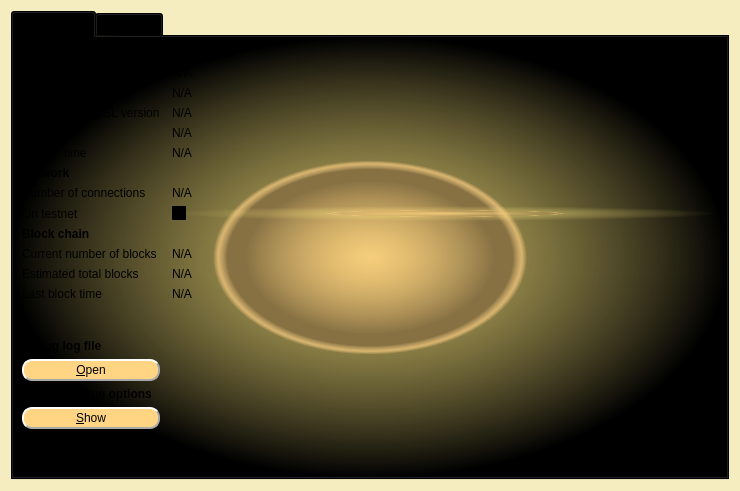
<?xml version="1.0" encoding="UTF-8"?>
<ui version="4.0">
 <class>RPCConsole</class>
 <widget class="QDialog" name="RPCConsole">
  <property name="geometry">
   <rect>
    <x>0</x>
    <y>0</y>
    <width>740</width>
    <height>491</height>
   </rect>
  </property>
  <property name="font">
   <font>
    <family>Ubuntu</family>
   </font>
  </property>
  <property name="windowTitle">
   <string>BitBar - Debug window</string>
  </property>
  <property name="styleSheet">
   <string notr="true">background-color: rgb(245,237,191);</string>
  </property>
  <layout class="QVBoxLayout" name="verticalLayout_2">
   <item>
    <widget class="QTabWidget" name="tabWidget">
     <property name="styleSheet">
      <string notr="true">QWidget{background-color: qradialgradient(spread:pad, cx:0.5, cy:0.5, radius:0.5, fx:0.5, fy:0.5, stop:0 rgba(255, 213,127, 206), stop:0.35 rgba(255, 213,127, 80), stop:0.4 rgba(255, 213,127, 80), stop:0.425 rgba(255, 213, 132, 156), stop:0.44 rgba(255, 233, 128, 80), stop:1 rgba(255, 255, 255, 0)); color yellow} QLabel{background-color:rgba(255,255,255,0)} QPushButton{padding: 2px 10px 2px 10px; background-color:rgb(255,213,132); color:black; border-style: outset; border-width: 2px; border-radius: 10px; border-color: darkgrey} QMenu{padding: 2px 10px 2px 10px;background-color:rgb(235,227,181);border:2px solid grey}</string>
     </property>
     <property name="currentIndex">
      <number>0</number>
     </property>
     <widget class="QWidget" name="tab_info">
      <attribute name="title">
       <string>&amp;Information</string>
      </attribute>
      <layout class="QGridLayout" name="gridLayout" columnstretch="0,1">
       <property name="horizontalSpacing">
        <number>12</number>
       </property>
       <item row="0" column="0">
        <widget class="QLabel" name="label_9">
         <property name="font">
          <font>
           <weight>75</weight>
           <bold>true</bold>
          </font>
         </property>
         <property name="text">
          <string>BitBar Core</string>
         </property>
        </widget>
       </item>
       <item row="1" column="0">
        <widget class="QLabel" name="label_5">
         <property name="text">
          <string>Client name</string>
         </property>
        </widget>
       </item>
       <item row="1" column="1">
        <widget class="QLabel" name="clientName">
         <property name="cursor">
          <cursorShape>IBeamCursor</cursorShape>
         </property>
         <property name="text">
          <string>N/A</string>
         </property>
         <property name="textFormat">
          <enum>Qt::PlainText</enum>
         </property>
         <property name="textInteractionFlags">
          <set>Qt::LinksAccessibleByMouse|Qt::TextSelectableByKeyboard|Qt::TextSelectableByMouse</set>
         </property>
        </widget>
       </item>
       <item row="2" column="0">
        <widget class="QLabel" name="label_6">
         <property name="text">
          <string>Client version</string>
         </property>
        </widget>
       </item>
       <item row="2" column="1">
        <widget class="QLabel" name="clientVersion">
         <property name="cursor">
          <cursorShape>IBeamCursor</cursorShape>
         </property>
         <property name="text">
          <string>N/A</string>
         </property>
         <property name="textFormat">
          <enum>Qt::PlainText</enum>
         </property>
         <property name="textInteractionFlags">
          <set>Qt::LinksAccessibleByMouse|Qt::TextSelectableByKeyboard|Qt::TextSelectableByMouse</set>
         </property>
        </widget>
       </item>
       <item row="3" column="0">
        <widget class="QLabel" name="label_14">
         <property name="text">
          <string>Using OpenSSL version</string>
         </property>
         <property name="indent">
          <number>10</number>
         </property>
        </widget>
       </item>
       <item row="3" column="1">
        <widget class="QLabel" name="openSSLVersion">
         <property name="cursor">
          <cursorShape>IBeamCursor</cursorShape>
         </property>
         <property name="text">
          <string>N/A</string>
         </property>
         <property name="textFormat">
          <enum>Qt::PlainText</enum>
         </property>
         <property name="textInteractionFlags">
          <set>Qt::LinksAccessibleByMouse|Qt::TextSelectableByKeyboard|Qt::TextSelectableByMouse</set>
         </property>
        </widget>
       </item>
       <item row="4" column="0">
        <widget class="QLabel" name="label_12">
         <property name="text">
          <string>Build date</string>
         </property>
        </widget>
       </item>
       <item row="4" column="1">
        <widget class="QLabel" name="buildDate">
         <property name="cursor">
          <cursorShape>IBeamCursor</cursorShape>
         </property>
         <property name="text">
          <string>N/A</string>
         </property>
         <property name="textFormat">
          <enum>Qt::PlainText</enum>
         </property>
         <property name="textInteractionFlags">
          <set>Qt::LinksAccessibleByMouse|Qt::TextSelectableByKeyboard|Qt::TextSelectableByMouse</set>
         </property>
        </widget>
       </item>
       <item row="5" column="0">
        <widget class="QLabel" name="label_13">
         <property name="text">
          <string>Startup time</string>
         </property>
        </widget>
       </item>
       <item row="5" column="1">
        <widget class="QLabel" name="startupTime">
         <property name="cursor">
          <cursorShape>IBeamCursor</cursorShape>
         </property>
         <property name="text">
          <string>N/A</string>
         </property>
         <property name="textFormat">
          <enum>Qt::PlainText</enum>
         </property>
         <property name="textInteractionFlags">
          <set>Qt::LinksAccessibleByMouse|Qt::TextSelectableByKeyboard|Qt::TextSelectableByMouse</set>
         </property>
        </widget>
       </item>
       <item row="6" column="0">
        <widget class="QLabel" name="label_11">
         <property name="font">
          <font>
           <weight>75</weight>
           <bold>true</bold>
          </font>
         </property>
         <property name="text">
          <string>Network</string>
         </property>
        </widget>
       </item>
       <item row="7" column="0">
        <widget class="QLabel" name="label_7">
         <property name="text">
          <string>Number of connections</string>
         </property>
        </widget>
       </item>
       <item row="7" column="1">
        <widget class="QLabel" name="numberOfConnections">
         <property name="cursor">
          <cursorShape>IBeamCursor</cursorShape>
         </property>
         <property name="text">
          <string>N/A</string>
         </property>
         <property name="textFormat">
          <enum>Qt::PlainText</enum>
         </property>
         <property name="textInteractionFlags">
          <set>Qt::LinksAccessibleByMouse|Qt::TextSelectableByKeyboard|Qt::TextSelectableByMouse</set>
         </property>
        </widget>
       </item>
       <item row="8" column="0">
        <widget class="QLabel" name="label_8">
         <property name="text">
          <string>On testnet</string>
         </property>
        </widget>
       </item>
       <item row="8" column="1">
        <widget class="QCheckBox" name="isTestNet">
         <property name="enabled">
          <bool>false</bool>
         </property>
         <property name="text">
          <string/>
         </property>
        </widget>
       </item>
       <item row="9" column="0">
        <widget class="QLabel" name="label_10">
         <property name="font">
          <font>
           <weight>75</weight>
           <bold>true</bold>
          </font>
         </property>
         <property name="text">
          <string>Block chain</string>
         </property>
        </widget>
       </item>
       <item row="10" column="0">
        <widget class="QLabel" name="label_3">
         <property name="text">
          <string>Current number of blocks</string>
         </property>
        </widget>
       </item>
       <item row="10" column="1">
        <widget class="QLabel" name="numberOfBlocks">
         <property name="cursor">
          <cursorShape>IBeamCursor</cursorShape>
         </property>
         <property name="text">
          <string>N/A</string>
         </property>
         <property name="textFormat">
          <enum>Qt::PlainText</enum>
         </property>
         <property name="textInteractionFlags">
          <set>Qt::LinksAccessibleByMouse|Qt::TextSelectableByKeyboard|Qt::TextSelectableByMouse</set>
         </property>
        </widget>
       </item>
       <item row="11" column="0">
        <widget class="QLabel" name="label_4">
         <property name="text">
          <string>Estimated total blocks</string>
         </property>
        </widget>
       </item>
       <item row="11" column="1">
        <widget class="QLabel" name="totalBlocks">
         <property name="cursor">
          <cursorShape>IBeamCursor</cursorShape>
         </property>
         <property name="text">
          <string>N/A</string>
         </property>
         <property name="textFormat">
          <enum>Qt::PlainText</enum>
         </property>
         <property name="textInteractionFlags">
          <set>Qt::LinksAccessibleByMouse|Qt::TextSelectableByKeyboard|Qt::TextSelectableByMouse</set>
         </property>
        </widget>
       </item>
       <item row="12" column="0">
        <widget class="QLabel" name="label_2">
         <property name="text">
          <string>Last block time</string>
         </property>
        </widget>
       </item>
       <item row="12" column="1">
        <widget class="QLabel" name="lastBlockTime">
         <property name="cursor">
          <cursorShape>IBeamCursor</cursorShape>
         </property>
         <property name="text">
          <string>N/A</string>
         </property>
         <property name="textFormat">
          <enum>Qt::PlainText</enum>
         </property>
         <property name="textInteractionFlags">
          <set>Qt::LinksAccessibleByMouse|Qt::TextSelectableByKeyboard|Qt::TextSelectableByMouse</set>
         </property>
        </widget>
       </item>
       <item row="13" column="0">
        <spacer name="verticalSpacer_2">
         <property name="orientation">
          <enum>Qt::Vertical</enum>
         </property>
         <property name="sizeHint" stdset="0">
          <size>
           <width>20</width>
           <height>20</height>
          </size>
         </property>
        </spacer>
       </item>
       <item row="14" column="0">
        <widget class="QLabel" name="labelDebugLogfile">
         <property name="font">
          <font>
           <weight>75</weight>
           <bold>true</bold>
          </font>
         </property>
         <property name="text">
          <string>Debug log file</string>
         </property>
        </widget>
       </item>
       <item row="15" column="0">
        <widget class="QPushButton" name="openDebugLogfileButton">
         <property name="toolTip">
          <string>Open the BitBar debug log file from the current data directory. This can take a few seconds for large log files.</string>
         </property>
         <property name="text">
          <string>&amp;Open</string>
         </property>
         <property name="autoDefault">
          <bool>false</bool>
         </property>
        </widget>
       </item>
       <item row="16" column="0">
        <widget class="QLabel" name="labelCLOptions">
         <property name="font">
          <font>
           <weight>75</weight>
           <bold>true</bold>
          </font>
         </property>
         <property name="text">
          <string>Command-line options</string>
         </property>
        </widget>
       </item>
       <item row="17" column="0">
        <widget class="QPushButton" name="showCLOptionsButton">
         <property name="toolTip">
          <string>Show the BitBar-Qt help message to get a list with possible BitBar command-line options.</string>
         </property>
         <property name="text">
          <string>&amp;Show</string>
         </property>
         <property name="autoDefault">
          <bool>false</bool>
         </property>
        </widget>
       </item>
       <item row="18" column="0">
        <spacer name="verticalSpacer">
         <property name="orientation">
          <enum>Qt::Vertical</enum>
         </property>
         <property name="sizeHint" stdset="0">
          <size>
           <width>20</width>
           <height>40</height>
          </size>
         </property>
        </spacer>
       </item>
      </layout>
     </widget>
     <widget class="QWidget" name="tab_console">
      <attribute name="title">
       <string>&amp;Console</string>
      </attribute>
      <layout class="QVBoxLayout" name="verticalLayout_3">
       <property name="spacing">
        <number>3</number>
       </property>
       <item>
        <widget class="QTextEdit" name="messagesWidget">
         <property name="minimumSize">
          <size>
           <width>0</width>
           <height>100</height>
          </size>
         </property>
         <property name="readOnly">
          <bool>true</bool>
         </property>
         <property name="tabKeyNavigation" stdset="0">
          <bool>false</bool>
         </property>
         <property name="columnCount" stdset="0">
          <number>2</number>
         </property>
        </widget>
       </item>
       <item>
        <layout class="QHBoxLayout" name="horizontalLayout">
         <property name="spacing">
          <number>3</number>
         </property>
         <item>
          <widget class="QLabel" name="label">
           <property name="text">
            <string notr="true">&gt;</string>
           </property>
          </widget>
         </item>
         <item>
          <widget class="QLineEdit" name="lineEdit"/>
         </item>
         <item>
          <widget class="QPushButton" name="clearButton">
           <property name="maximumSize">
            <size>
             <width>24</width>
             <height>24</height>
            </size>
           </property>
           <property name="toolTip">
            <string>Clear console</string>
           </property>
           <property name="text">
            <string/>
           </property>
           <property name="icon">
            <iconset resource="../bitcoin.qrc">
             <normaloff>:/icons/remove</normaloff>:/icons/remove</iconset>
           </property>
           <property name="shortcut">
            <string notr="true">Ctrl+L</string>
           </property>
           <property name="autoDefault">
            <bool>false</bool>
           </property>
          </widget>
         </item>
        </layout>
       </item>
      </layout>
     </widget>
    </widget>
   </item>
  </layout>
 </widget>
 <resources>
  <include location="../bitcoin.qrc"/>
 </resources>
 <connections/>
</ui>
